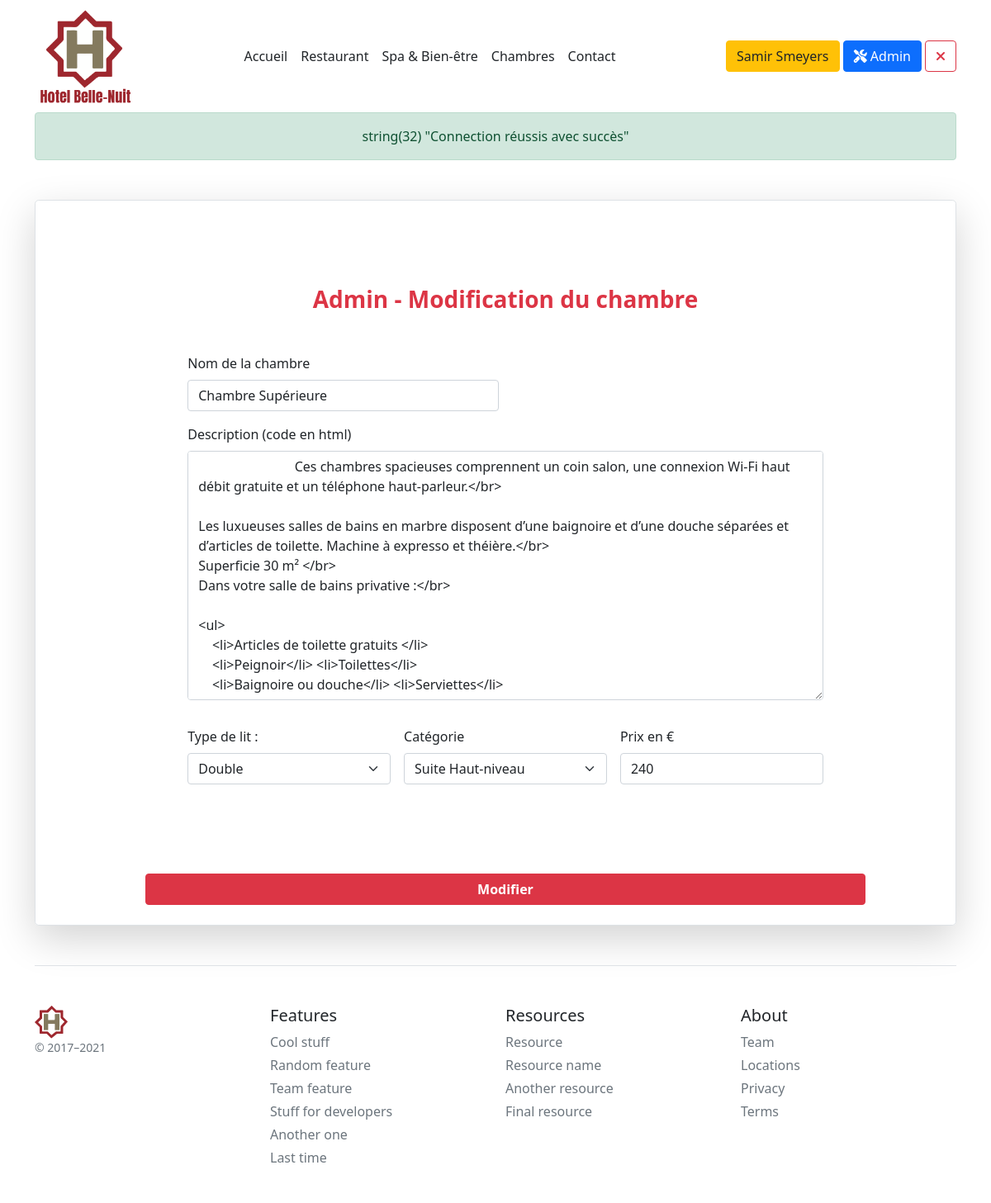
The page /adminEditBed&idEditBed=2 (signed in) on the database as committed earlier.
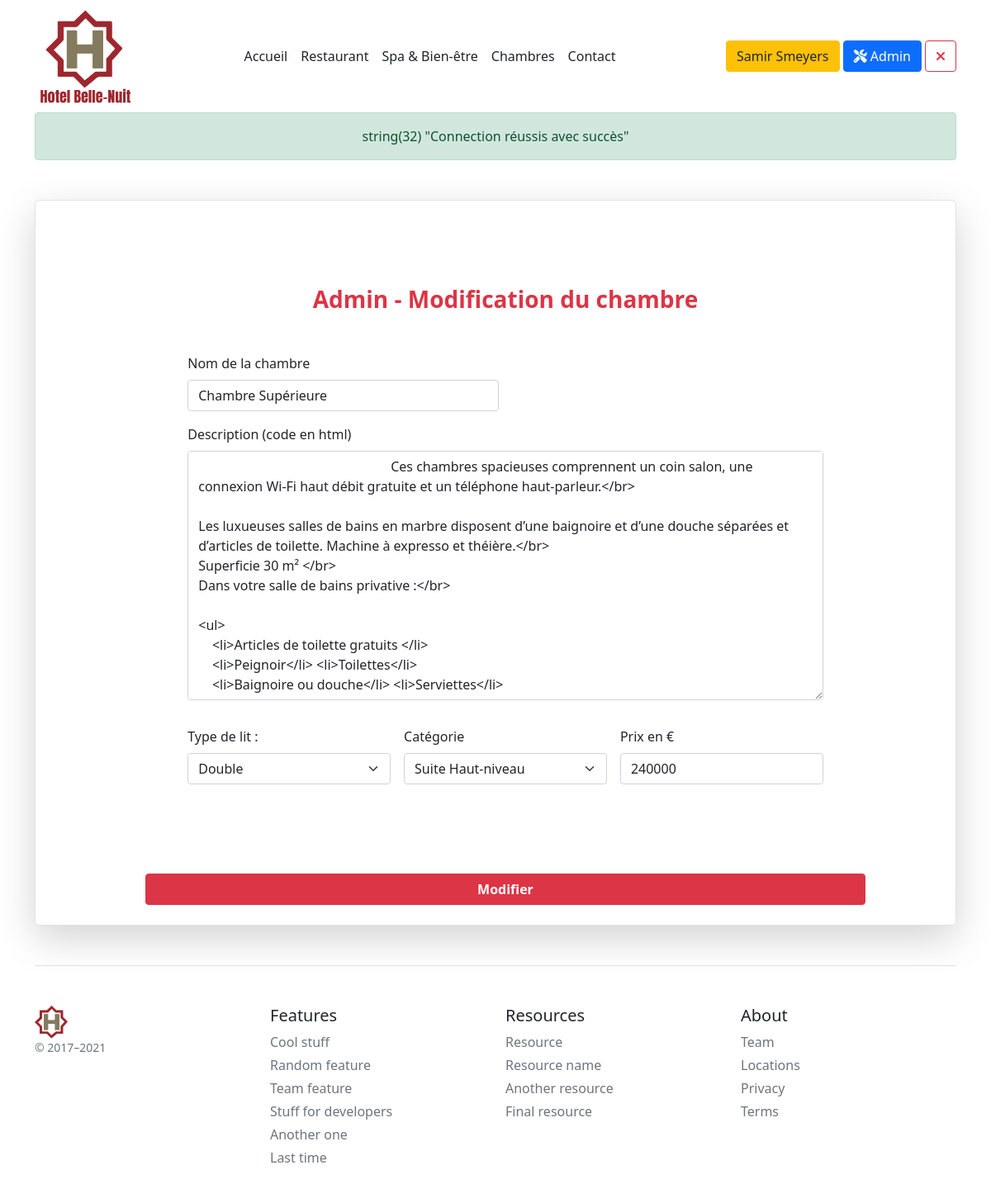
The same page on the database as committed later.
### tables this page shows
CREATE TABLE `bedroom` (
  `bedroom_id` int(11) NOT NULL,
  `bedroom_name` varchar(30) NOT NULL,
  `bedroom_description` text NOT NULL,
  `bedroom_bed` enum('double','twin','single') NOT NULL,
  `bedroom_priceday` int(11) NOT NULL,
  `id_roomcategory` int(11) NOT NULL
);

### models/Model.class.php (called while the page is built, shortened)
<?php
abstract class Model{
    private static $pdo;
    private static function setBdd(){
        self::$pdo = new PDO("mysql:host=localhost;dbname=hotel;charset=utf8", "root", "");
        self::$pdo->setAttribute(PDO::ATTR_ERRMODE, PDO::ERRMODE_WARNING);
    }
    protected function getBdd(){
        return self::$pdo;
    }
}

### models/AdminManager.model.php (called while the page is built, shortened)
<?php
require_once("Model.class.php");
class AdminManager extends Model
{
    function getBedroomFromId($idBedroom)
    {
        $stmt = $this->getBdd()->prepare('
        SELECT bedroom_id,bedroom_name,bedroom_description,bedroom_bed,bedroom_priceday, category_bedroom.roomcategory_name FROM bedroom
        INNER JOIN category_bedroom ON  bedroom.id_roomcategory = category_bedroom.roomcategory_id
        WHERE bedroom_id = :idBedroom');
        $stmt->bindValue(":idBedroom", $idBedroom);
        $stmt->execute();
        $bedroomById = $stmt->fetch(PDO::FETCH_ASSOC);
        return $bedroomById;
    }
}

### models/FrontManager.model.php (called while the page is built, shortened)
<?php
require_once("Model.class.php");
class FrontManager extends Model
{
    public function getCategoryBedList(){
        $stmt = $this->getBdd()->prepare('SELECT * FROM category_bedroom');
        $stmt->execute();
        $getCategoryBedList = $stmt->fetchAll(PDO::FETCH_ASSOC);
        return $getCategoryBedList;
    }
}

### config/Securite.class.php (called while the page is built, shortened)
<?php
class Securite {
    public static function secureHTML($string){
        return htmlentities($string);
    }
}

### views/main/back/adminEditBed.view.php (the view, shortened to what this page needs)
<div class="container my-5">
    <div class="row p-4 pb-0 pe-lg-0 pt-lg-5 align-items-center rounded-3 border shadow-lg">
        <div class="text-start body-signin">
            <main class="w-75 mx-auto pb-5 form-signin" style="max-width: 80%;">
                <form method="post">
                    <h1 class="h3 mb-5 fw-normal text-center text-danger fw-bolder">Admin - Modification du chambre</h1>
                    <div class="row g-3">
                        <div class="col-sm-6">
                            <label for="name" class="form-label">Nom de la chambre</label>
                            <input type="text" class="form-control" id="name" value="<?php echo $bedroomById['bedroom_name'] ?>" name="name" required>
                        </div>
                        <div class="mb-3 col-12">
                            <label for="description" class="form-label">Description (code en html)</label>
                            <textarea class="form-control" id="description" rows="12" name="description">
                            <?php echo $bedroomById['bedroom_description'] ?>
                            </textarea>
                        </div>
                        <div class="col-sm mb-1">
                            <label for="typeBed" class="form-label">Type de lit : </label></br>
                            <select name="typeBed"class="form-select">
                                <option value="double">Double <?php (($bedroomById['bedroom_bed'] == 'double') ?  'selected' : 'selected') ?></option>
                            </select>
                        </div>
                        <div class="col-sm mb-1">
                            <label for="category" class="form-label">Catégorie</label>
                            <select class="form-select" id="category" name="category" required>
                                <?php
                                foreach ($CategoryBedList as $category) {
                                    echo '<option value="' . $category['roomcategory_id'] . '"' . (($category['roomcategory_name'] == $category['roomcategory_name']) ? 'selected'  : '') . '>' . $category['roomcategory_name'] . '</option>';
                                }
                                ?>
                            </select>
                        </div>
                        <div class="col-sm mb-1">
                            <label for="price" class="form-label">Prix en €</label>
                            <input type="text" name="price" class="form-control" id="price" value="<?php echo $bedroomById['bedroom_priceday'] ?>" name="price" required>
                        </div>
                    </div>
            </div class="text-center"><button class=" mt-3 btn btn-danger mx-auto mb-4 fw-bolder text-center" style="max-width: 80%" type=submit" name="btnEditBed">Modifier</button></div>
    </div>
</div>

Rows that differ between the two databases and show on the page:
changed bedroom "Chambre Supérieure": price "240" → "240000"
